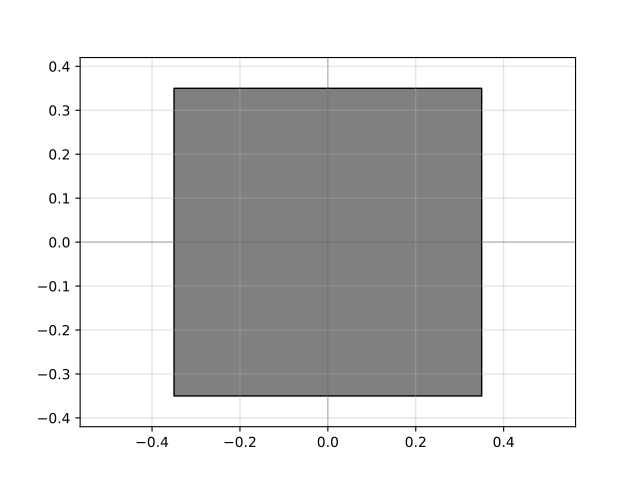

Reproduce this figure in Python.
import gdsfactory as gf

c = gf.components.via1(size=(0.7, 0.7), spacing=(2.0, 2.0), enclosure=2, layer='VIA1', bbox_offset=0)
c.plot()
